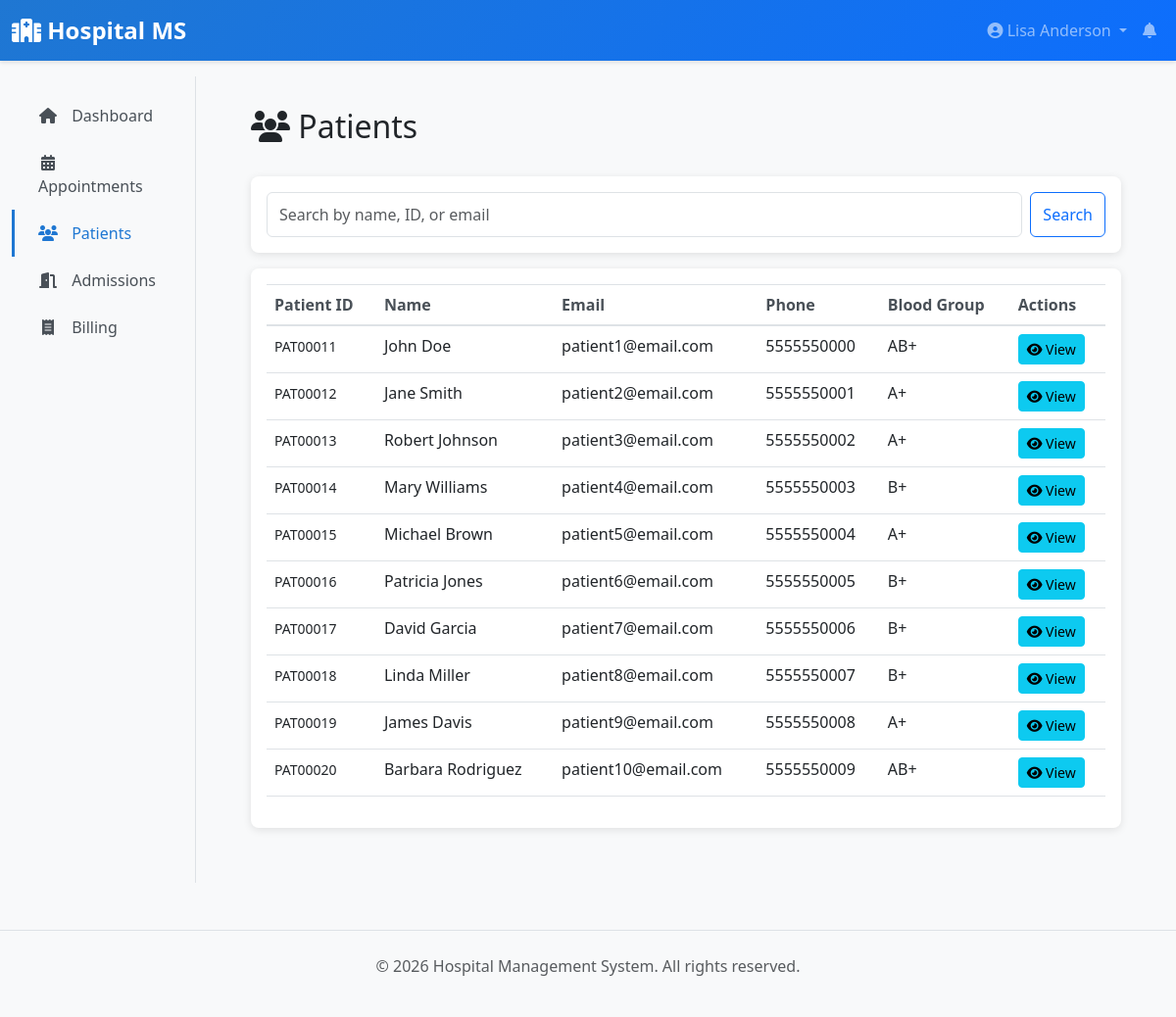
Page /receptionist/patients (signed in) on the committed database.
### app/models/__init__.py (models this page shows, shortened)
class User(UserMixin, db.Model):
    __tablename__ = 'users'
    id = db.Column(db.Integer, primary_key=True)
    username = db.Column(db.String(80), unique=True, nullable=False, index=True)
    email = db.Column(db.String(120), unique=True, nullable=False, index=True)
    password_hash = db.Column(db.String(255), nullable=False)
    first_name = db.Column(db.String(80))
    last_name = db.Column(db.String(80))
    phone = db.Column(db.String(20))
    role = db.Column(db.Enum(UserRole), nullable=False, default=UserRole.PATIENT)
    is_active = db.Column(db.Boolean, default=True)
    created_at = db.Column(db.DateTime, default=datetime.utcnow)
    updated_at = db.Column(db.DateTime, default=datetime.utcnow, onupdate=datetime.utcnow)
    patient = db.relationship('Patient', uselist=False, back_populates='user', foreign_keys='Patient.user_id', cascade='all, delete-orphan', passive_deletes=True)
    doctor = db.relationship('Doctor', uselist=False, back_populates='user', foreign_keys='Doctor.user_id', cascade='all, delete-orphan', passive_deletes=True)
    lab_staff = db.relationship('LabStaff', uselist=False, back_populates='user', foreign_keys='LabStaff.user_id', cascade='all, delete-orphan', passive_deletes=True)
    def get_full_name(self):
        return f"{self.first_name} {self.last_name}".strip()

class Patient(db.Model):
    __tablename__ = 'patients'
    id = db.Column(db.Integer, primary_key=True)
    user_id = db.Column(db.Integer, db.ForeignKey('users.id'), nullable=False)
    patient_id = db.Column(db.String(20), unique=True, nullable=False)  # Medical record number
    date_of_birth = db.Column(db.Date)
    gender = db.Column(db.String(10))  # Male, Female, Other
    blood_group = db.Column(db.String(5))
    address = db.Column(db.Text)
    emergency_contact = db.Column(db.String(120))
    emergency_contact_phone = db.Column(db.String(20))
    insurance_provider = db.Column(db.String(120))
    insurance_number = db.Column(db.String(50))
    allergies = db.Column(db.Text)
    medical_history = db.Column(db.Text)
    created_at = db.Column(db.DateTime, default=datetime.utcnow)
    updated_at = db.Column(db.DateTime, default=datetime.utcnow, onupdate=datetime.utcnow)
    user = db.relationship('User', back_populates='patient', foreign_keys=[user_id])
    appointments = db.relationship('Appointment', back_populates='patient', cascade='all, delete-orphan')
    medical_records = db.relationship('MedicalRecord', back_populates='patient', cascade='all, delete-orphan')
    admissions = db.relationship('Admission', back_populates='patient', cascade='all, delete-orphan')
    lab_results = db.relationship('LabResult', back_populates='patient', cascade='all, delete-orphan')
    billing_records = db.relationship('BillingRecord', back_populates='patient', cascade='all, delete-orphan')
    prescriptions = db.relationship('Prescription', back_populates='patient', foreign_keys='Prescription.patient_id', cascade='all, delete-orphan')
    discharge_summaries = db.relationship('DischargeSummary', back_populates='patient', cascade='all, delete-orphan')
    patient_insurances = db.relationship('PatientInsurance', back_populates='patient', cascade='all, delete-orphan')

### app/blueprints/receptionist.py (the view, shortened to what this page needs)
@receptionist_bp.route('/patients')
@login_required
@receptionist_required
def patients():
    page = request.args.get('page', 1, type=int)
    search = request.args.get('search', '')
    query = Patient.query
    patients_list = query.paginate(page=page, per_page=10)
    return render_template('receptionist/patients.html',
                         patients=patients_list,
                         search=search)

### app/blueprints/receptionist.py (called while the page is built)
def receptionist_required(f):
    @wraps(f)
    def decorated_function(*args, **kwargs):
        if not current_user.is_authenticated or current_user.role != UserRole.RECEPTIONIST:
            flash('You do not have permission to access this page.', 'danger')
            return redirect(url_for('main.dashboard'))
        return f(*args, **kwargs)
    return decorated_function

### app/templates/receptionist/patients.html (shortened to what this page needs)
{% extends "layouts/base.html" %}
{% block content %}
<div class="d-flex justify-content-between align-items-center mb-4">
    <h2><i class="fas fa-users"></i> Patients</h2>
</div>
<div class="card mb-3">
    <div class="card-body">
        <form method="GET" class="d-flex gap-2">
            <input type="text" class="form-control" name="search" placeholder="Search by name, ID, or email" value="{{ search }}">
            <button type="submit" class="btn btn-outline-primary">Search</button>
        </form>
    </div>
</div>
<div class="card">
    <div class="card-body">
        {% if patients.items %}
        <div class="table-responsive">
            <table class="table table-hover">
                <thead>
                    <tr>
                        <th>Patient ID</th>
                        <th>Name</th>
                        <th>Email</th>
                        <th>Phone</th>
                        <th>Blood Group</th>
                        <th>Actions</th>
                    </tr>
                </thead>
                <tbody>
                    {% for patient in patients.items %}
                    <tr>
                        <td><small>{{ patient.patient_id }}</small></td>
                        <td>{{ patient.user.get_full_name() }}</td>
                        <td>{{ patient.user.email }}</td>
                        <td>{{ patient.user.phone or '-' }}</td>
                        <td>{{ patient.blood_group or '-' }}</td>
                        <td>
                            <a href="{{ url_for('receptionist.view_patient', patient_id=patient.id) }}" class="btn btn-sm btn-info">
                                <i class="fas fa-eye"></i> View
                            </a>
                        </td>
                    </tr>
                    {% endfor %}
                </tbody>
            </table>
        </div>
        {% else %}
        <p class="text-muted text-center my-3">No patients found.</p>
        {% endif %}
    </div>
</div>
{% endblock %}

### app/templates/layouts/base.html (shortened to what this page needs)
<!DOCTYPE html>
<html lang="en">
<head>
    <link href="https://cdnjs.cloudflare.com/ajax/libs/bootstrap/5.3.0/css/bootstrap.min.css" rel="stylesheet">
    <link href="https://cdnjs.cloudflare.com/ajax/libs/font-awesome/6.4.0/css/all.min.css" rel="stylesheet">
</head>
<body>
    <nav class="navbar navbar-expand-lg navbar-dark sticky-top">
        <div class="container-fluid">
            <a class="navbar-brand" href="{{ url_for('main.dashboard') }}">
                <i class="fas fa-hospital"></i> Hospital MS
            </a>
            <div class="collapse navbar-collapse" id="navbarNav">
                <ul class="navbar-nav ms-auto">
                    {% if current_user.is_authenticated %}
                        <li class="nav-item dropdown">
                            <a class="nav-link dropdown-toggle" href="#" id="userDropdown" role="button" data-bs-toggle="dropdown">
                                <i class="fas fa-user-circle"></i> {{ current_user.get_full_name() or current_user.username }}
                            </a>
                        </li>
                        {% if current_user.role.value == 'receptionist' %}
                        <li class="nav-item">
                            <a class="nav-link position-relative" href="{{ url_for('receptionist.dashboard') }}" id="navbar-notifications" title="Payment Notifications">
                                <i class="fas fa-bell"></i>
                            </a>
                        </li>
                        {% endif %}
                    {% else %}
                        <li class="nav-item">
                            <a class="nav-link" href="{{ url_for('auth.login') }}">Login</a>
                        </li>
                    {% endif %}
                </ul>
            </div>
        </div>
    </nav>
    {% if current_user.is_authenticated %}
        <div class="container-fluid">
            <div class="row">
                <nav class="col-md-3 col-lg-2 d-md-block bg-light sidebar">
                    <div class="position-sticky pt-3">
                        <ul class="nav flex-column">
                            {% if current_user.role.value == 'admin' %}
                                <li class="nav-item">
                                    <a class="nav-link {% if request.endpoint == 'admin.dashboard' %}active{% endif %}" href="{{ url_for('admin.dashboard') }}">
                                        <i class="fas fa-home"></i> Dashboard
                                    </a>
                                </li>
                                <li class="nav-item">
                                    <a class="nav-link {% if request.endpoint in ['admin.users_list', 'admin.create_user', 'admin.edit_user'] %}active{% endif %}" href="{{ url_for('admin.users_list') }}">
                                        <i class="fas fa-users"></i> Users
                                    </a>
                                </li>
                                <li class="nav-item">
                                    <a class="nav-link {% if request.endpoint in ['admin.doctors_list', 'admin.edit_doctor'] %}active{% endif %}" href="{{ url_for('admin.doctors_list') }}">
                                        <i class="fas fa-user-md"></i> Doctors
                                    </a>
                                </li>
                                <li class="nav-item">
                                    <a class="nav-link {% if request.endpoint in ['admin.beds_list', 'admin.create_bed'] %}active{% endif %}" href="{{ url_for('admin.beds_list') }}">
                                        <i class="fas fa-bed"></i> Beds
                                    </a>
                                </li>
                                <li class="nav-item">
                                    <a class="nav-link {% if request.endpoint in ['admin.departments_list', 'admin.create_department'] %}active{% endif %}" href="{{ url_for('admin.departments_list') }}">
                                        <i class="fas fa-sitemap"></i> Departments
                                    </a>
                                </li>
                                <li class="nav-item">
                                    <a class="nav-link {% if request.endpoint in ['admin.insurances_list', 'admin.create_insurance'] %}active{% endif %}" href="{{ url_for('admin.insurances_list') }}">
                                        <i class="fas fa-hand-holding-medical"></i> Insurances
                                    </a>
                                </li>
                                <li class="nav-item">
                                    <a class="nav-link {% if request.endpoint == 'admin.audit_logs' %}active{% endif %}" href="{{ url_for('admin.audit_logs') }}">
                                        <i class="fas fa-history"></i> Audit Logs
                                    </a>
                                </li>
                                <li class="nav-item">
                                    <a class="nav-link {% if request.endpoint in ['admin.lab_tests_list', 'admin.create_lab_test'] %}active{% endif %}" href="{{ url_for('admin.lab_tests_list') }}">
                                        <i class="fas fa-flask"></i> Lab Tests
                                    </a>
                                </li>
                                <li class="nav-item">
                                    <a class="nav-link {% if request.endpoint == 'admin.reports' %}active{% endif %}" href="{{ url_for('admin.reports') }}">
                                        <i class="fas fa-chart-bar"></i> Reports
                                    </a>
                                </li>
                            {% elif current_user.role.value == 'receptionist' %}
                                <li class="nav-item">
                                    <a class="nav-link {% if request.endpoint == 'receptionist.dashboard' %}active{% endif %}" href="{{ url_for('receptionist.dashboard') }}">
                                        <i class="fas fa-home"></i> Dashboard
                                    </a>
                                </li>
                                <li class="nav-item">
                                    <a class="nav-link {% if request.endpoint in ['receptionist.appointments', 'receptionist.create_appointment'] %}active{% endif %}" href="{{ url_for('receptionist.appointments') }}">
                                        <i class="fas fa-calendar-alt"></i> Appointments
                                    </a>
                                </li>
                                <li class="nav-item">
                                    <a class="nav-link {% if request.endpoint in ['receptionist.patients', 'receptionist.view_patient'] %}active{% endif %}" href="{{ url_for('receptionist.patients') }}">
                                        <i class="fas fa-users"></i> Patients
                                    </a>
                                </li>
                                <li class="nav-item">
                                    <a class="nav-link " href="{{ url_for('receptionist.admissions') }}">
                                        <i class="fas fa-door-open"></i> Admissions
                                    </a>
                                </li>
                                <li class="nav-item">
                                    <a class="nav-link {% if request.endpoint in ['receptionist.billing', 'receptionist.create_bill', 'receptionist.generate_receipt'] %}active{% endif %}" href="{{ url_for('receptionist.billing') }}">
                                        <i class="fas fa-receipt"></i> Billing
                                    </a>
                                </li>
                            {% endif %}
                        </ul>
                    </div>
                </nav>
                <main class="col-md-9 ms-sm-auto col-lg-10 px-md-4">
                    <div class="main-content">
                        {% block content %}{% endblock %}
                    </div>
                </main>
            </div>
        </div>
    {% else %}
        <div style="min-height: calc(100vh - 70px); padding: 2rem;">
            {% block auth_content %}{% endblock %}
        </div>
    {% endif %}
    <footer class="bg-light py-4 mt-5 border-top">
        <div class="container text-center text-muted">
            <p>&copy; 2026 Hospital Management System. All rights reserved.</p>
        </div>
    </footer>
</body>
</html>

### app/templates/layouts/base.html (style rules this page uses)
:root { --primary-color: #1f77d2; --secondary-color: #0d6efd; --danger-color: #dc3545; }
body { background-color: #f8f9fa; font-family: 'Segoe UI', Tahoma, Geneva, Verdana, sans-serif; }
.navbar { background: linear-gradient(135deg, var(--primary-color) 0%, var(--secondary-color) 100%); box-shadow: 0 2px 4px rgba(0,0,0,0.1); }
.navbar-brand { font-weight: 700; font-size: 1.5rem; color: white !important; }
.sidebar { background-color: #fff; min-height: calc(100vh - 70px); border-right: 1px solid #dee2e6; }
.sidebar .nav-link { color: #495057; border-left: 3px solid transparent; padding: 0.75rem 1.5rem; transition: all 0.3s ease; }
.sidebar .nav-link:hover, .sidebar .nav-link.active { color: var(--primary-color); background-color: #f8f9fa; border-left-color: var(--primary-color); }
.sidebar .nav-link i { width: 20px; text-align: center; margin-right: 10px; }
.main-content { padding: 2rem; }
.card { border: 0; box-shadow: 0 2px 8px rgba(0,0,0,0.1); border-radius: 8px; margin-bottom: 1.5rem; }
.form-control, .form-select { border-radius: 6px; border: 1px solid #dee2e6; padding: 0.6rem 0.75rem; }
.table { background-color: #fff; }
.table thead { background-color: #f8f9fa; border-top: 1px solid #dee2e6; }
.table thead th { color: #495057; font-weight: 600; border-bottom: 2px solid #dee2e6; }

### rows in the picture
User: first_name+last_name "Lisa Anderson"
Patient: patient_id "PAT00011", user.get_full_name "John Doe", user.email "patient1@email.com", user "5555550000", blood_group "AB+"
Patient: patient_id "PAT00012", user.get_full_name "Jane Smith", user.email "patient2@email.com", user "5555550001", blood_group "A+"
Patient: patient_id "PAT00013", user.get_full_name "Robert Johnson", user.email "patient3@email.com", user "5555550002", blood_group "A+"
Patient: patient_id "PAT00014", user.get_full_name "Mary Williams", user.email "patient4@email.com", user "5555550003", blood_group "B+"
Patient: patient_id "PAT00015", user.get_full_name "Michael Brown", user.email "patient5@email.com", user "5555550004", blood_group "A+"
Patient: patient_id "PAT00016", user.get_full_name "Patricia Jones", user.email "patient6@email.com", user "5555550005", blood_group "B+"
Patient: patient_id "PAT00017", user.get_full_name "David Garcia", user.email "patient7@email.com", user "5555550006", blood_group "B+"
Patient: patient_id "PAT00018", user.get_full_name "Linda Miller", user.email "patient8@email.com", user "5555550007", blood_group "B+"
Patient: patient_id "PAT00019", user.get_full_name "James Davis", user.email "patient9@email.com", user "5555550008", blood_group "A+"
Patient: patient_id "PAT00020", user.get_full_name "Barbara Rodriguez", user.email "patient10@email.com", user "5555550009", blood_group "AB+"
